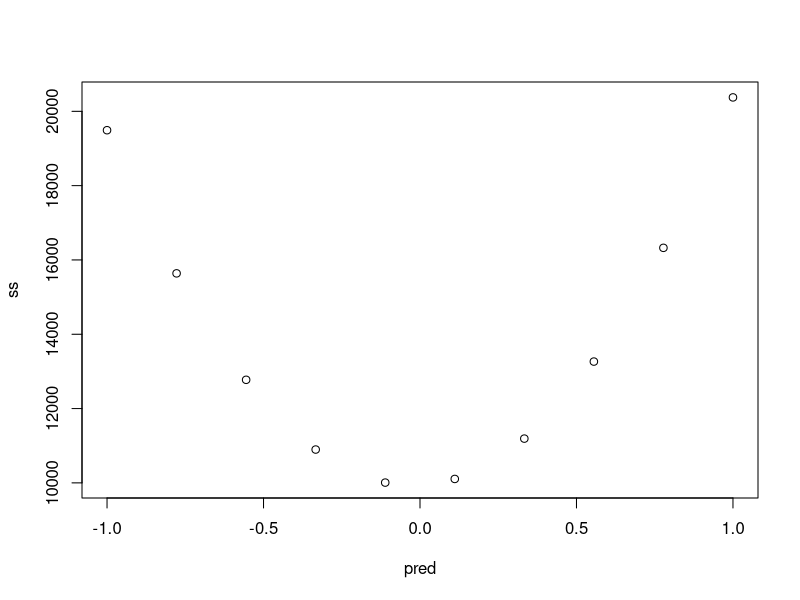

R code for this plot: (Note: this script raises an error after producing the figure.)

#simulate data

y <- rnorm(10000)
mean(y)

ss <- c()
pred <- seq(-1,1,length.out = 10)
for (i in pred) {
  res <- sum((i - y)^2)
  ss <- c(ss, res)
}
ss
frame <- 1:length(ss)
my_df <-data.frame(pred,ss)

plot(pred,ss)

library(gganimate)

#animate the predictions appearing
a <- my_df %>%
  ggplot(aes(pred,ss, group = pred)) +
  geom_point(size = 5) +
  theme_minimal() +
  labs(x = 'our prediction', y = 'how much we miss (sum of squares)') +
  transition_reveal(along = pred)
animate(a)


my_df %>%
  ggplot(aes(pred,ss)) +
  geom_point(size = 5) +
  theme_minimal() +
  labs(x = 'our prediction', y = 'how much we miss (sum of squares)') +
  transition_time(pred) +
  shadow_mark(past = T, future=F, alpha=0.9)



# testing datasets ####
library(tidyverse)
d <- data("midwest")
glimpse(midwest)


table(midwest$state)


midwest %>%
  group_by(state)%>%
  reframe(q_10 = quantile(midwest$area, c(.1, .5, .9))) %>%
  


quantile(midwest[which(midwest$state == "IN"),]$area, c(.1,.5,.9))



list_q <- tapply(midwest$percadultpoverty, midwest$state, quantile, c(.1,.5,.9))

df_q <- data.frame()
df_q <- bind_rows(list_q[[1]], list_q[[2]], list_q[[3]], list_q[[4]], list_q[[5]])
colnames(df_q) <- c("q_10", "q_50", "q_90")

plot(1:5, df_q$q_10, ylim = c(0,20), type = "l", col = 2, lwd = 2, lty = 2)
lines(1:5, df_q$q_50, col = 4, lwd = 2, lty = 1)
lines(1:5, df_q$q_90, col = 2, lwd = 2, lty = 2)
axis(side = 3, at = 1:5, labels = unique(midwest$state))


midwest %>%
  ggplot() +
  geom_point(aes(x = percadultpoverty, y = percollege, color =popdensity), alpha = .8) +
  scale_color_gradient(values = c("#AAAAAA", "#CCCFFF"))


midwest %>%
  summarise(mean_perblack = mean(percblack),
            mean_percasian = mean(percasian),
            mean_percind = mean(percamerindan),
            mean_percother = mean(percother), .by = state) %>%
  pivot_longer(cols = mean_perblack:mean_percother, names_to = "group", values_to = "percent")


midwest %>%
  group_by(state) %>%
  summarise(mean_pct_college = mean(percollege),
            sd_pct_college = sd(percollege),
            n = n(),
            se_pct_college = sd_pct_college/sqrt(n()))

test <- ecdf(midwest$percollege)
midwest %>%
  ggplot(aes(x = percollege)) +
  stat_function(fun = test, geom = "line") +
  geom_density()
